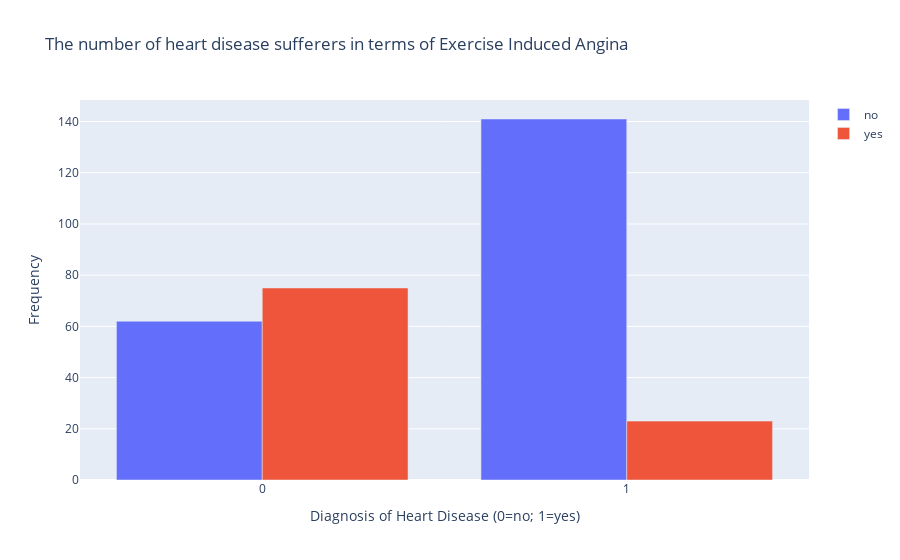

The code cell stored with this chart in its notebook:
### Code cell
plot_discrete('exercise_induced_angina', 'Exercise Induced Angina')

### Figure 1 — Plotly figure (JSON) as saved in the notebook; plotly's stock layout.template omitted (floating-point values rounded to 4 significant figures)
{"data": [{"y": [62, 141], "x": [0, 1], "type": "bar", "name": "no"}, {"y": [75, 23], "x": [0, 1], "type": "bar", "name": "yes"}], "layout": {"barmode": "group", "yaxis": {"title": {"text": "Frequency"}}, "xaxis": {"title": {"text": "Diagnosis of Heart Disease (0=no; 1=yes)"}}, "title": {"text": "The number of heart disease sufferers in terms of Exercise Induced Angina"}}}
